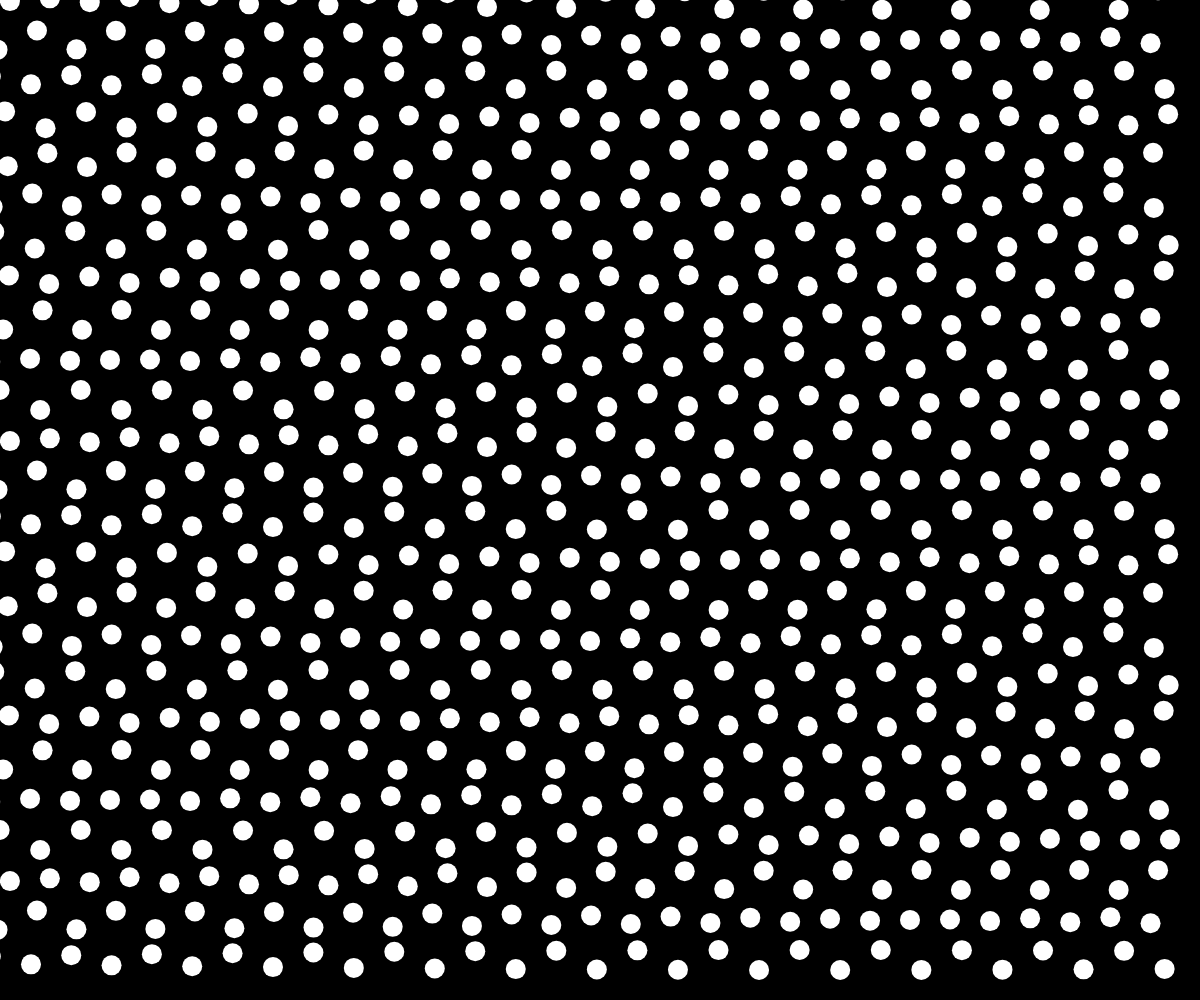
Frame 1 (no input)
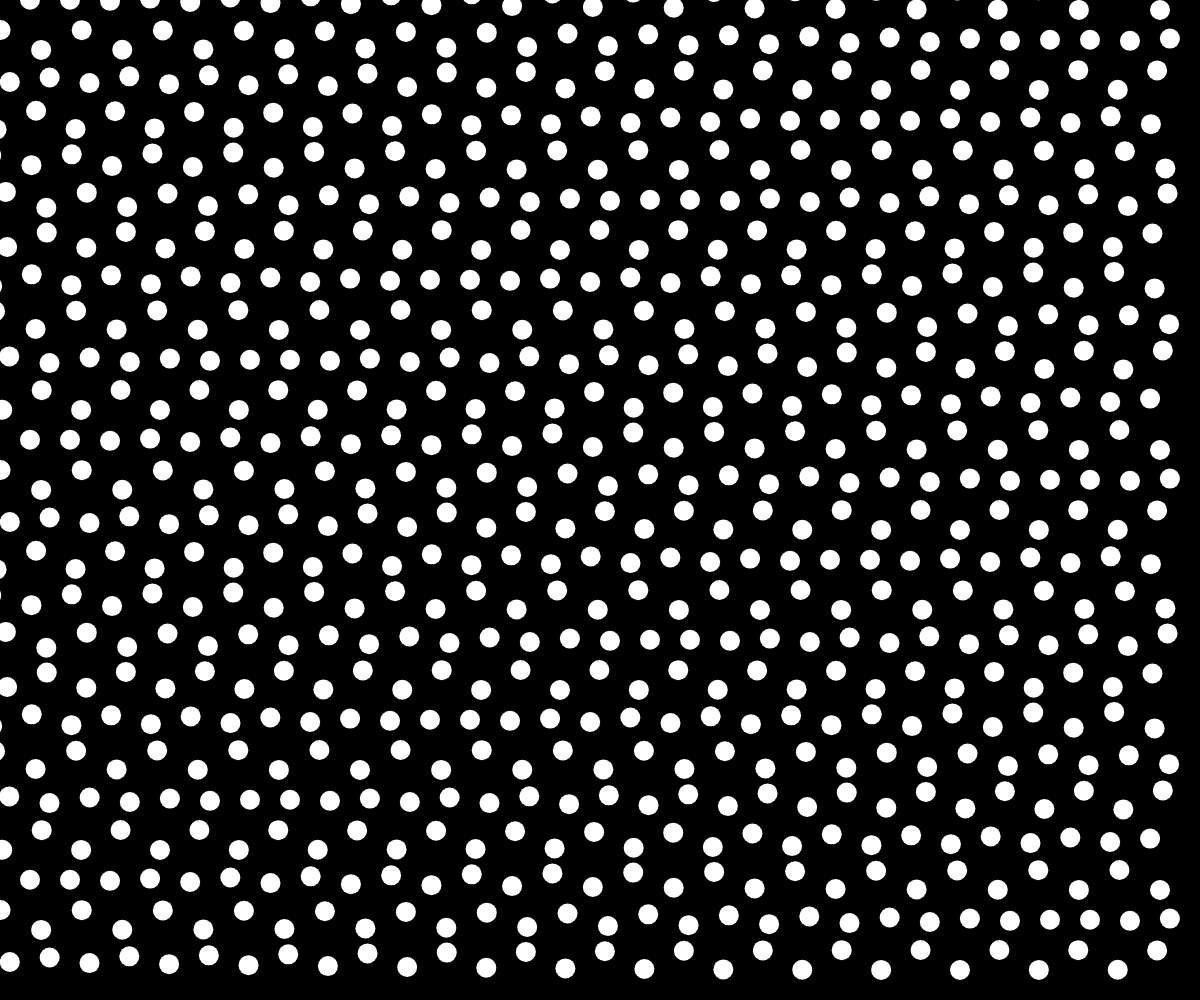
Frame 60 (no input)
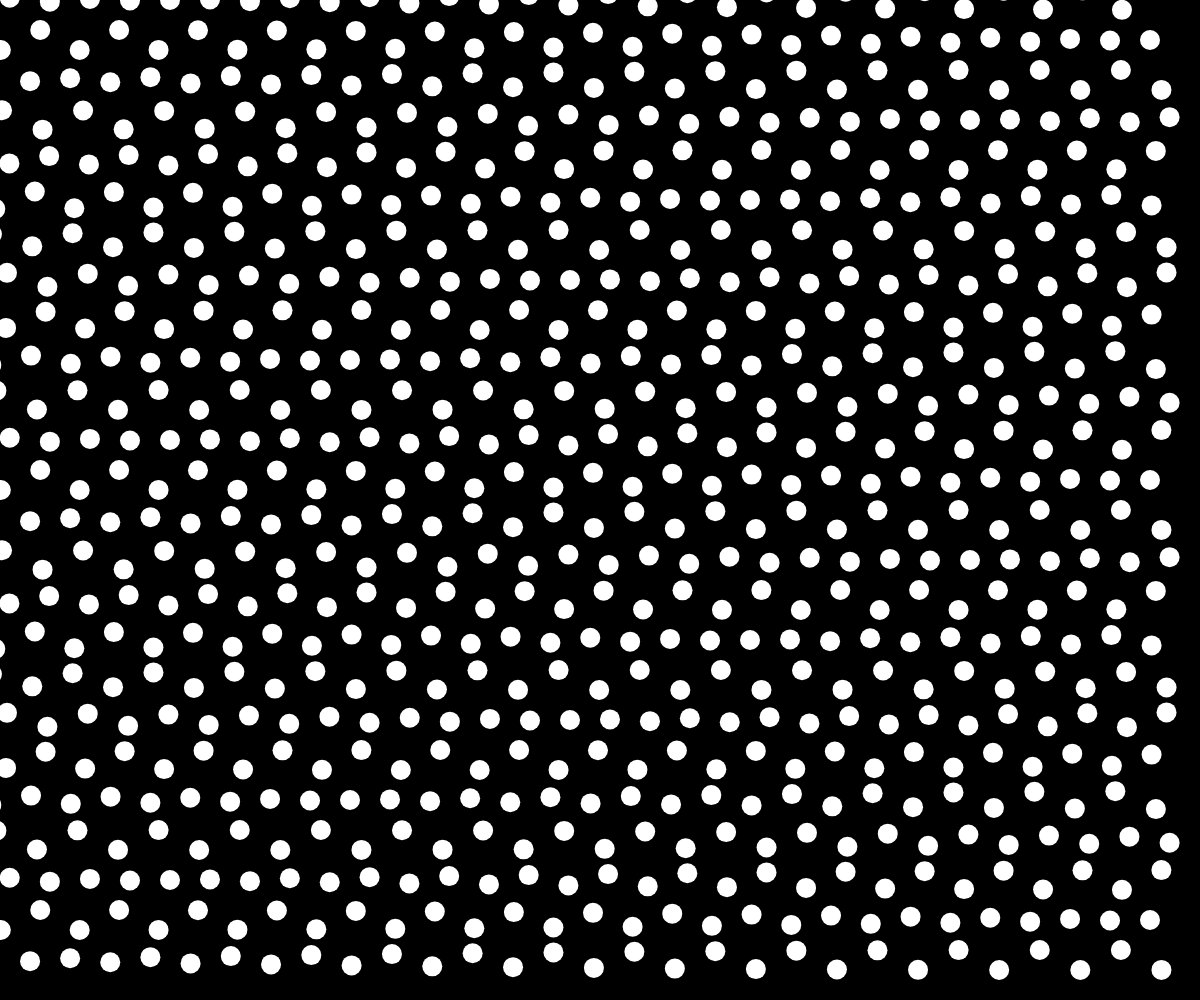
Frame 120 (the mouse pressed at the canvas centre since frame 60)

The p5.js sketch that drew these frames (run headless with seeded random() and noise() and a simulated clock; from frame 60 on, the mouse is pressed at the canvas centre):

// p5.js sketch
// ── sketch.js
var boxSize = 40;
var r = 10;
var totalBox;

function setup() {
	createCanvas(windowWidth, windowHeight);
    totalBox = (windowWidth+windowHeight)/boxSize;
}

function draw() {
    background(0);
    noStroke();
    fill(255);
    var theta = frameCount/20;
    for(var y = 0; y < height; y += boxSize){
        for(var x = 0; x < width; x += boxSize){
            theta += PI/totalBox;
            if(x/boxSize % 2 === 0){
                eX = x + (r * cos(theta));
                eY = y + (r * sin(theta));
            }else{
                eX = x + (r * cos(-theta));
                eY = y + (r * sin(-theta));
            }
            ellipse(eX, eY, 2*r, 2*r);
        }
    }
}
